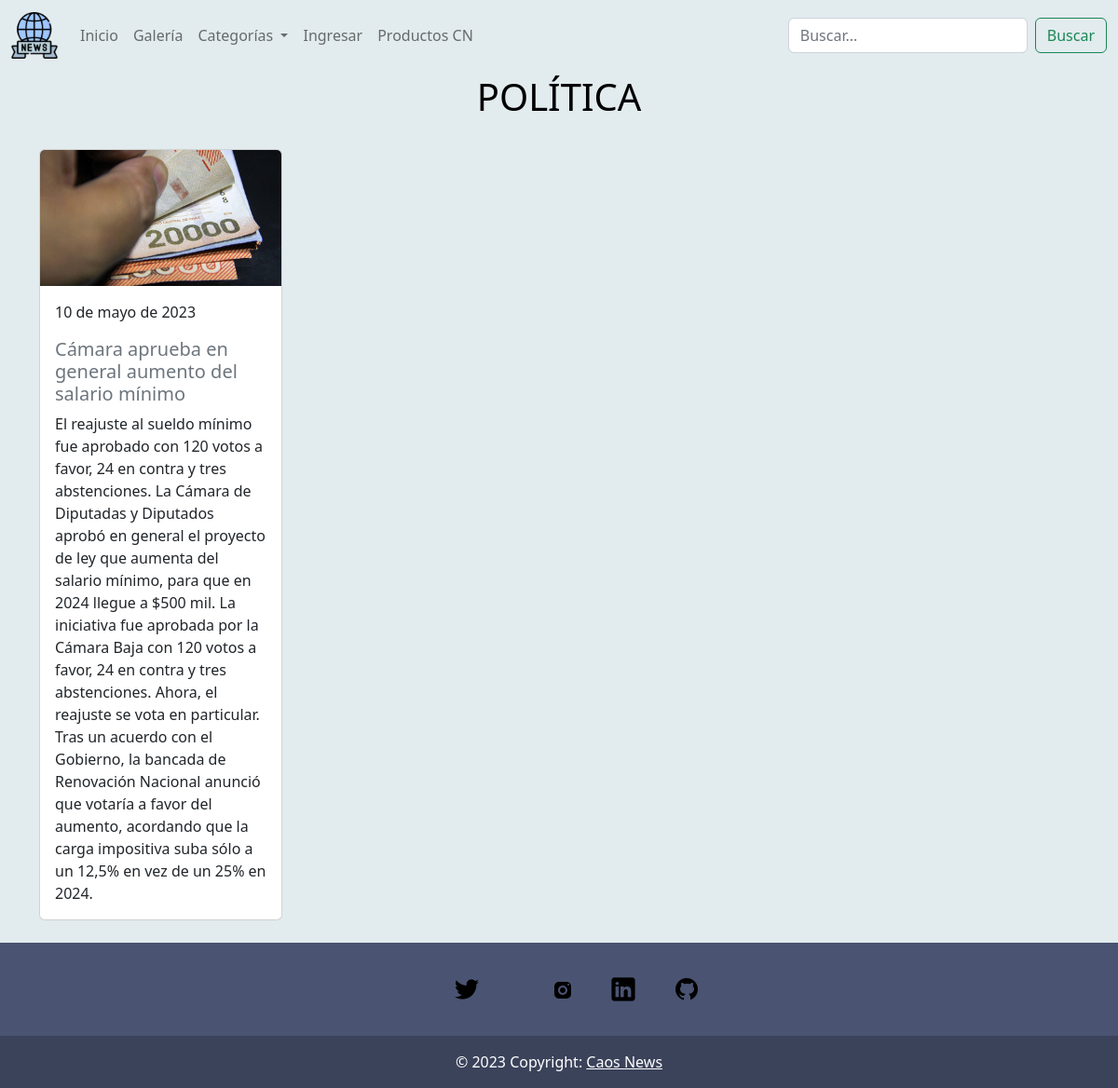
Page /politica on the committed database.
### webCaos/models.py (models this page shows)
class Noticia(models.Model):
    idNoticia = models.AutoField(primary_key = True)
    titulo = models.CharField(max_length = 200)
    descripcion = models.TextField()
    fecha = models.DateField()
    foto = models.ImageField(upload_to='foto', null = True)
    publicar = models.BooleanField(default = False)
    comentario = models.TextField(default='s/c')
    categoria = models.ForeignKey(Categoria,on_delete=models.CASCADE)
    def __str__(self) -> str:
        return "Noticia"+" "+str(self.idNoticia)

### webCaos/views.py (the view)
# urls.py: path('politica', politica, name = 'POL'),
def politica(request):
    noticias = Noticia.objects.filter(publicar = True)
    categorias = Categoria.objects.all()
    data = {"noticias": noticias, "categorias": categorias}
    print(noticias)
    return render(request, 'politica.html', data)

### webCaos/procesos.py (called while the page is built)
def total(request):
    tot = 0
    try:
        if "carrito" in request.session.keys():
            for key, value in request.session["carrito"].items():
                tot += int(value["total"])
    except:
        tot = 0
    return{"total":tot}

def cantidad(request):
    cant = 0
    if "carrito" in request.session.keys():
        for key, value in request.session["carrito"].items():
            cant += int(value["cantidad"])
    return {"cantidad":cant}

### webCaos/templates/politica.html
{% extends "base.html" %}
{% load static %}
{% block contenido %}
    <div class="politica">
        <h1 style="padding-top: 80px;">POLÍTICA</h1>
        <div class="container py-4">
           <div class="row row-cols-4 g-4">
                {% for noticia in noticias %}
                    {% if noticia.categoria.nombre == 'Politica' %}
                        <div class="col">
                            <div class="card h-100" >
                                <img src={{noticia.foto.url}}  class="card-img-top" alt="..." style="height: 400;">
                                <div class="card-body">
                                    <p class="card-text"> {{noticia.fecha}} </p>
                                    <h5 class="card-text text-muted"> {{noticia.titulo}} </h5>
                                    <p class="card-text"> {{noticia.descripcion}} </p>
                                </div>
                            </div>
                        </div>
                    {% endif %}
                {% endfor %}
            </div>
        </div>
    </div>
{% endblock contenido %}

### rows in the picture
Noticia: foto (picture), fecha "10 de mayo de 2023", titulo "Cámara aprueba en general aumento del salario mínimo", descripcion "El reajuste al sueldo mínimo fue aprobado con 120 votos a favor, 24 en contra y tres abstenciones. La Cámara de Diputadas y Diputados aprobó en general el proyecto de ley que aumenta del salario mínimo, para que en 2024 llegue a $500 mil. La iniciativa fue aprobada por la Cámara Baja con 120 votos a favor, 24 en contra y tres abstenciones. Ahora, el reajuste se vota en particular. Tras un acuerdo con el Gobierno, la bancada de Renovación Nacional anunció que votaría a favor del aumento, acordando que la carga impositiva suba sólo a un 12,5% en vez de un 25% en 2024."
